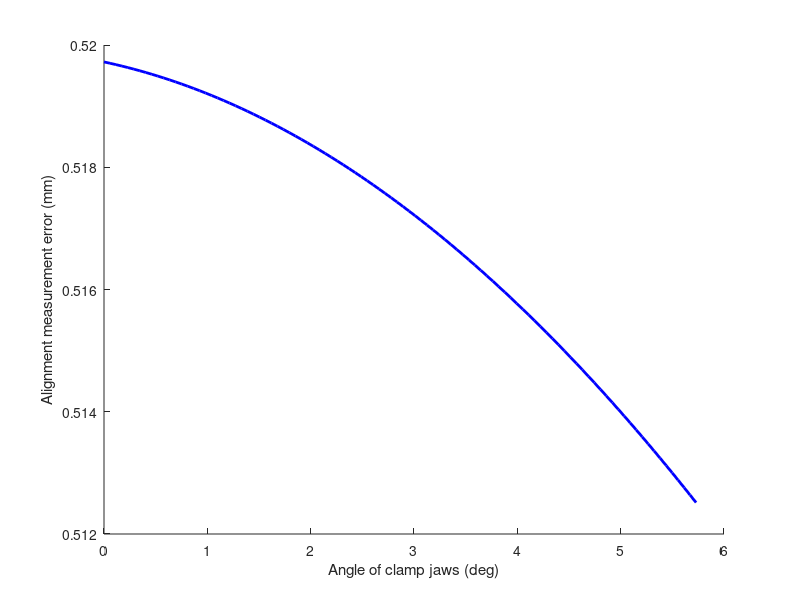

Here is the MATLAB script that generated this plot: (Note: this script raises an error after producing the figure.)
%% Alignment QC Error Analysis

off_dis = 5;            % Length apart for edge identification
p2mm = 10;              % Approximate resolution
th_an = 0.875/13;       % Threshold angle
pix_num = 2;            % Pixel number in error

Err_an = @(t) atan(((off_dis*tan(t)) + (pix_num/p2mm))/off_dis) - t;
an_range = linspace(0,0.1);

figure(1)
hold on
% subplot(1,2,1)
% plot((180/pi)*an_range, (180/pi)*Err_an(an_range))
% xlabel('Angle of clamp jaws (deg)')
% ylabel('Angle measurement error (deg)')
% xline((180/pi)*th_an)
% hold off
% 
% subplot(1,2,2)
% hold on
plot((180/pi)*an_range, 13*Err_an(an_range), 'LineWidth', 2, 'Color',...
    'blue', 'DisplayName', 'Error due to resolution')
xlabel('Angle of clamp jaws (deg)')
ylabel('Alignment measurement error (mm)')
xline((180/pi)*th_an,  ':', 'DisplayName', "Error at threshold angle", ...
    "LineWidth", 1, "Color", [1,0,1])
title(['Error in distance reading vs angle between jaws ' ...
    '(resolution = 10pixels/mm)'])

legend show
hold off

%%

syms v_ref v_check
% v_check = [1,1];
theta = @(v_ref) acos(dot(v_ref, v_check)/(norm(v_ref)*norm(v_check)));
diff(acos(dot(v_ref, v_check)/(norm(v_ref)*norm(v_check))))



